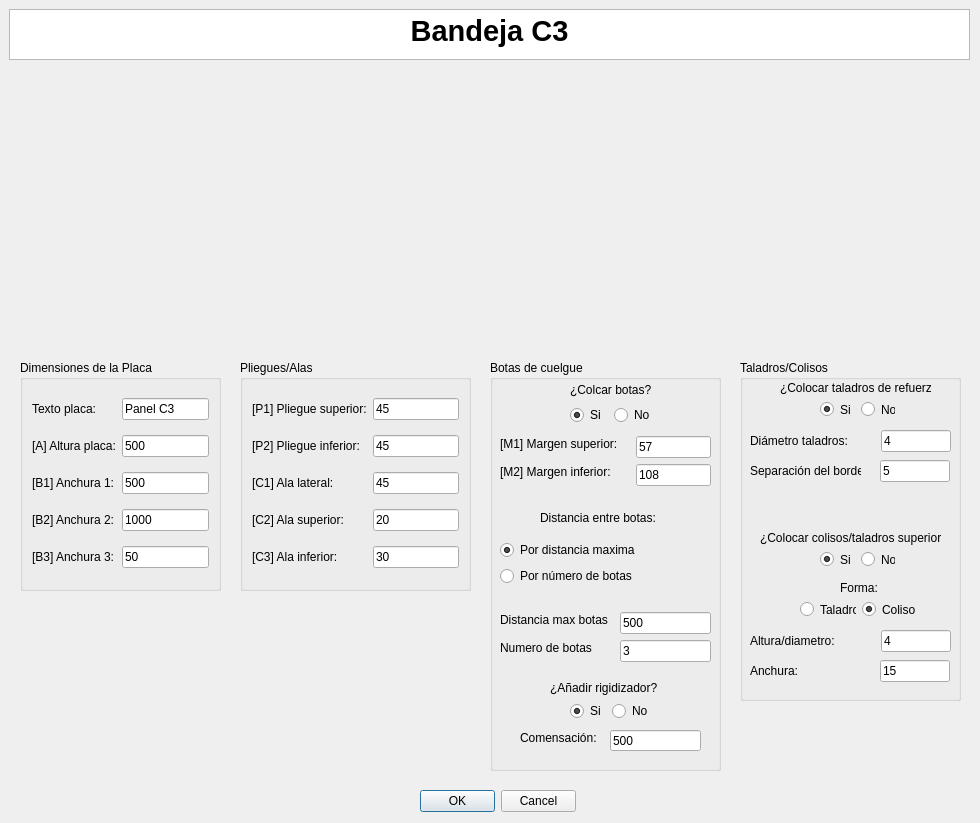
<?xml version="1.0" encoding="UTF-8"?>
<ui version="4.0">
 <class>MyPositionDialog</class>
 <widget class="QDialog" name="MyPositionDialog">
  <property name="geometry">
   <rect>
    <x>0</x>
    <y>0</y>
    <width>980</width>
    <height>823</height>
   </rect>
  </property>
  <property name="windowTitle">
   <string>Enter Position</string>
  </property>
  <property name="whatsThis">
   <string>&lt;html&gt;&lt;head/&gt;&lt;body&gt;&lt;p&gt;Esta ventana de KSDpanel te permite introducir todas las medidas correspondientes del panel seleccionado.&lt;/p&gt;&lt;p&gt;Recuerda que todas las medidas deben de ir en milimetros (mm).&lt;/p&gt;&lt;/body&gt;&lt;/html&gt;</string>
  </property>
  <widget class="QDialogButtonBox" name="buttonBox">
   <property name="geometry">
    <rect>
     <x>420</x>
     <y>790</y>
     <width>156</width>
     <height>23</height>
    </rect>
   </property>
   <property name="orientation">
    <enum>Qt::Horizontal</enum>
   </property>
   <property name="standardButtons">
    <set>QDialogButtonBox::Cancel|QDialogButtonBox::Ok</set>
   </property>
  </widget>
  <widget class="QTextBrowser" name="textBrowser">
   <property name="geometry">
    <rect>
     <x>9</x>
     <y>9</y>
     <width>961</width>
     <height>51</height>
    </rect>
   </property>
   <property name="html">
    <string>&lt;!DOCTYPE HTML PUBLIC &quot;-//W3C//DTD HTML 4.0//EN&quot; &quot;http://www.w3.org/TR/REC-html40/strict.dtd&quot;&gt;
&lt;html&gt;&lt;head&gt;&lt;meta name=&quot;qrichtext&quot; content=&quot;1&quot; /&gt;&lt;style type=&quot;text/css&quot;&gt;
p, li { white-space: pre-wrap; }
&lt;/style&gt;&lt;/head&gt;&lt;body style=&quot; font-family:'MS Shell Dlg 2'; font-size:8.25pt; font-weight:400; font-style:normal;&quot;&gt;
&lt;p align=&quot;center&quot; style=&quot; margin-top:0px; margin-bottom:0px; margin-left:0px; margin-right:0px; -qt-block-indent:0; text-indent:0px;&quot;&gt;&lt;span style=&quot; font-size:22pt; font-weight:600;&quot;&gt;Bandeja C3&lt;/span&gt;&lt;/p&gt;&lt;/body&gt;&lt;/html&gt;</string>
   </property>
  </widget>
  <widget class="QGroupBox" name="groupBox">
   <property name="geometry">
    <rect>
     <x>490</x>
     <y>360</y>
     <width>231</width>
     <height>411</height>
    </rect>
   </property>
   <property name="styleSheet">
    <string notr="true">font: 10pt &quot;MS Shell Dlg 2&quot;;</string>
   </property>
   <property name="title">
    <string>Botas de cuelgue</string>
   </property>
   <widget class="QLineEdit" name="numeroBotasUI">
    <property name="geometry">
     <rect>
      <x>130</x>
      <y>280</y>
      <width>91</width>
      <height>22</height>
     </rect>
    </property>
    <property name="text">
     <string>3</string>
    </property>
   </widget>
   <widget class="QLineEdit" name="distanciaEntreBotasUI">
    <property name="geometry">
     <rect>
      <x>130</x>
      <y>252</y>
      <width>91</width>
      <height>22</height>
     </rect>
    </property>
    <property name="text">
     <string>500</string>
    </property>
   </widget>
   <widget class="QLabel" name="label_7">
    <property name="geometry">
     <rect>
      <x>10</x>
      <y>280</y>
      <width>98</width>
      <height>16</height>
     </rect>
    </property>
    <property name="text">
     <string>Numero de botas</string>
    </property>
   </widget>
   <widget class="QLabel" name="label_6">
    <property name="geometry">
     <rect>
      <x>10</x>
      <y>252</y>
      <width>114</width>
      <height>16</height>
     </rect>
    </property>
    <property name="text">
     <string>Distancia max botas</string>
    </property>
   </widget>
   <widget class="QLabel" name="label_3">
    <property name="geometry">
     <rect>
      <x>10</x>
      <y>76</y>
      <width>130</width>
      <height>16</height>
     </rect>
    </property>
    <property name="text">
     <string>[M1] Margen superior:</string>
    </property>
   </widget>
   <widget class="QLabel" name="label_5">
    <property name="geometry">
     <rect>
      <x>10</x>
      <y>104</y>
      <width>124</width>
      <height>16</height>
     </rect>
    </property>
    <property name="text">
     <string>[M2] Margen inferior:</string>
    </property>
   </widget>
   <widget class="QLineEdit" name="margenAUI">
    <property name="geometry">
     <rect>
      <x>146</x>
      <y>76</y>
      <width>75</width>
      <height>22</height>
     </rect>
    </property>
    <property name="text">
     <string>57</string>
    </property>
   </widget>
   <widget class="QLineEdit" name="margenBUI">
    <property name="geometry">
     <rect>
      <x>146</x>
      <y>104</y>
      <width>75</width>
      <height>22</height>
     </rect>
    </property>
    <property name="text">
     <string>108</string>
    </property>
   </widget>
   <widget class="QLabel" name="label_10">
    <property name="geometry">
     <rect>
      <x>50</x>
      <y>150</y>
      <width>125</width>
      <height>16</height>
     </rect>
    </property>
    <property name="text">
     <string>Distancia entre botas:</string>
    </property>
   </widget>
   <widget class="QWidget" name="layoutWidget">
    <property name="geometry">
     <rect>
      <x>80</x>
      <y>21</y>
      <width>85</width>
      <height>44</height>
     </rect>
    </property>
    <layout class="QGridLayout" name="gridLayout">
     <item row="0" column="0" colspan="2">
      <widget class="QLabel" name="label_2">
       <property name="mouseTracking">
        <bool>false</bool>
       </property>
       <property name="text">
        <string>¿Colcar botas?</string>
       </property>
       <property name="buddy">
        <cstring>label_2</cstring>
       </property>
      </widget>
     </item>
     <item row="1" column="0">
      <widget class="QRadioButton" name="crearBotasUI">
       <property name="text">
        <string>Si</string>
       </property>
       <property name="checked">
        <bool>true</bool>
       </property>
      </widget>
     </item>
     <item row="1" column="1">
      <widget class="QRadioButton" name="noCrearBotasUI">
       <property name="text">
        <string>No</string>
       </property>
      </widget>
     </item>
    </layout>
   </widget>
   <widget class="QWidget" name="layoutWidget">
    <property name="geometry">
     <rect>
      <x>10</x>
      <y>180</y>
      <width>147</width>
      <height>48</height>
     </rect>
    </property>
    <layout class="QVBoxLayout" name="verticalLayout">
     <item>
      <widget class="QRadioButton" name="parametroBotasUI_3">
       <property name="text">
        <string>Por distancia maxima</string>
       </property>
       <property name="checked">
        <bool>true</bool>
       </property>
      </widget>
     </item>
     <item>
      <widget class="QRadioButton" name="parametroBotasUI">
       <property name="text">
        <string>Por número de botas</string>
       </property>
      </widget>
     </item>
    </layout>
   </widget>
   <widget class="QLabel" name="label_23">
    <property name="geometry">
     <rect>
      <x>60</x>
      <y>320</y>
      <width>121</width>
      <height>16</height>
     </rect>
    </property>
    <property name="text">
     <string>¿Añadir rigidizador?</string>
    </property>
   </widget>
   <widget class="QWidget" name="layoutWidget_2">
    <property name="geometry">
     <rect>
      <x>80</x>
      <y>340</y>
      <width>80</width>
      <height>22</height>
     </rect>
    </property>
    <layout class="QHBoxLayout" name="horizontalLayout_4">
     <item>
      <widget class="QRadioButton" name="crearRigidizadorUI">
       <property name="text">
        <string>Si</string>
       </property>
       <property name="checked">
        <bool>true</bool>
       </property>
      </widget>
     </item>
     <item>
      <widget class="QRadioButton" name="noCrearRigidizadorUI">
       <property name="text">
        <string>No</string>
       </property>
      </widget>
     </item>
    </layout>
   </widget>
   <widget class="QLineEdit" name="compensacionGrosorCompositeUI">
    <property name="geometry">
     <rect>
      <x>120</x>
      <y>370</y>
      <width>91</width>
      <height>21</height>
     </rect>
    </property>
    <property name="text">
     <string>500</string>
    </property>
   </widget>
   <widget class="QLabel" name="label_24">
    <property name="geometry">
     <rect>
      <x>30</x>
      <y>370</y>
      <width>91</width>
      <height>16</height>
     </rect>
    </property>
    <property name="text">
     <string>Comensación:</string>
    </property>
   </widget>
  </widget>
  <widget class="QGroupBox" name="groupBox_2">
   <property name="geometry">
    <rect>
     <x>240</x>
     <y>360</y>
     <width>231</width>
     <height>231</height>
    </rect>
   </property>
   <property name="styleSheet">
    <string notr="true">font: 10pt &quot;MS Shell Dlg 2&quot;;</string>
   </property>
   <property name="title">
    <string>Pliegues/Alas</string>
   </property>
   <layout class="QGridLayout" name="gridLayout_2">
    <item row="5" column="0">
     <widget class="QLabel" name="label_12">
      <property name="text">
       <string>[C3] Ala inferior:</string>
      </property>
     </widget>
    </item>
    <item row="1" column="0">
     <widget class="QLabel" name="label_14">
      <property name="text">
       <string>[P2] Pliegue inferior:</string>
      </property>
     </widget>
    </item>
    <item row="0" column="0">
     <widget class="QLabel" name="label_13">
      <property name="text">
       <string>[P1] Pliegue superior:</string>
      </property>
     </widget>
    </item>
    <item row="3" column="1">
     <widget class="QLineEdit" name="alaIzquierdaUI">
      <property name="text">
       <string>45</string>
      </property>
     </widget>
    </item>
    <item row="4" column="1">
     <widget class="QLineEdit" name="alaSuperiorUI">
      <property name="text">
       <string>20</string>
      </property>
     </widget>
    </item>
    <item row="3" column="0">
     <widget class="QLabel" name="label_9">
      <property name="text">
       <string>[C1] Ala lateral:</string>
      </property>
     </widget>
    </item>
    <item row="0" column="1">
     <widget class="QLineEdit" name="pliegueSuperiorUI">
      <property name="text">
       <string>45</string>
      </property>
     </widget>
    </item>
    <item row="4" column="0">
     <widget class="QLabel" name="label_11">
      <property name="text">
       <string>[C2] Ala superior:</string>
      </property>
     </widget>
    </item>
    <item row="5" column="1">
     <widget class="QLineEdit" name="alaInferiorUI">
      <property name="text">
       <string>30</string>
      </property>
     </widget>
    </item>
    <item row="1" column="1">
     <widget class="QLineEdit" name="pliegueInferiorUI">
      <property name="text">
       <string>45</string>
      </property>
     </widget>
    </item>
   </layout>
  </widget>
  <widget class="QLabel" name="imagenPanelUI">
   <property name="geometry">
    <rect>
     <x>230</x>
     <y>70</y>
     <width>501</width>
     <height>281</height>
    </rect>
   </property>
   <property name="text">
    <string/>
   </property>
   <property name="pixmap">
    <pixmap>../imagenes/REF_CH3cotas.jpg</pixmap>
   </property>
   <property name="scaledContents">
    <bool>true</bool>
   </property>
   <property name="wordWrap">
    <bool>false</bool>
   </property>
   <property name="margin">
    <number>0</number>
   </property>
   <property name="openExternalLinks">
    <bool>false</bool>
   </property>
  </widget>
  <widget class="QGroupBox" name="groupBox_3">
   <property name="geometry">
    <rect>
     <x>20</x>
     <y>360</y>
     <width>201</width>
     <height>231</height>
    </rect>
   </property>
   <property name="styleSheet">
    <string notr="true">font: 10pt &quot;MS Shell Dlg 2&quot;;</string>
   </property>
   <property name="title">
    <string>Dimensiones de la Placa</string>
   </property>
   <layout class="QGridLayout" name="gridLayout_3">
    <item row="0" column="1">
     <widget class="QLineEdit" name="textoDescriptivoA0UI">
      <property name="text">
       <string>Panel C3</string>
      </property>
     </widget>
    </item>
    <item row="0" column="0">
     <widget class="QLabel" name="label">
      <property name="text">
       <string>Texto placa:</string>
      </property>
     </widget>
    </item>
    <item row="1" column="0">
     <widget class="QLabel" name="label_8">
      <property name="text">
       <string>[A] Altura placa:</string>
      </property>
     </widget>
    </item>
    <item row="2" column="0">
     <widget class="QLabel" name="label_4">
      <property name="text">
       <string>[B1] Anchura 1:</string>
      </property>
     </widget>
    </item>
    <item row="3" column="1">
     <widget class="QLineEdit" name="anchura2UI">
      <property name="text">
       <string>1000</string>
      </property>
     </widget>
    </item>
    <item row="1" column="1">
     <widget class="QLineEdit" name="alturaPlacaUI">
      <property name="text">
       <string>500</string>
      </property>
     </widget>
    </item>
    <item row="2" column="1">
     <widget class="QLineEdit" name="anchura1UI">
      <property name="text">
       <string>500</string>
      </property>
     </widget>
    </item>
    <item row="3" column="0">
     <widget class="QLabel" name="label_22">
      <property name="text">
       <string>[B2] Anchura 2:</string>
      </property>
     </widget>
    </item>
    <item row="4" column="0">
     <widget class="QLabel" name="label_26">
      <property name="text">
       <string>[B3] Anchura 3:</string>
      </property>
     </widget>
    </item>
    <item row="4" column="1">
     <widget class="QLineEdit" name="anchura3UI">
      <property name="text">
       <string>50</string>
      </property>
     </widget>
    </item>
   </layout>
  </widget>
  <widget class="QGroupBox" name="groupBox_4">
   <property name="geometry">
    <rect>
     <x>740</x>
     <y>360</y>
     <width>221</width>
     <height>341</height>
    </rect>
   </property>
   <property name="title">
    <string>Taladros/Colisos</string>
   </property>
   <widget class="QLabel" name="label_15">
    <property name="geometry">
     <rect>
      <x>40</x>
      <y>20</y>
      <width>151</width>
      <height>16</height>
     </rect>
    </property>
    <property name="text">
     <string>¿Colocar taladros de refuerzo?</string>
    </property>
   </widget>
   <widget class="QLabel" name="label_16">
    <property name="geometry">
     <rect>
      <x>10</x>
      <y>70</y>
      <width>125</width>
      <height>22</height>
     </rect>
    </property>
    <property name="text">
     <string>Diámetro taladros:</string>
    </property>
   </widget>
   <widget class="QLineEdit" name="diametroTaladrosUI">
    <property name="geometry">
     <rect>
      <x>141</x>
      <y>70</y>
      <width>70</width>
      <height>22</height>
     </rect>
    </property>
    <property name="text">
     <string>4</string>
    </property>
   </widget>
   <widget class="QLineEdit" name="distanciaBordeUI">
    <property name="geometry">
     <rect>
      <x>140</x>
      <y>100</y>
      <width>70</width>
      <height>22</height>
     </rect>
    </property>
    <property name="text">
     <string>5</string>
    </property>
   </widget>
   <widget class="QLabel" name="label_17">
    <property name="geometry">
     <rect>
      <x>10</x>
      <y>100</y>
      <width>111</width>
      <height>21</height>
     </rect>
    </property>
    <property name="text">
     <string>Separación del borde:</string>
    </property>
   </widget>
   <widget class="QLabel" name="label_18">
    <property name="geometry">
     <rect>
      <x>20</x>
      <y>170</y>
      <width>181</width>
      <height>16</height>
     </rect>
    </property>
    <property name="text">
     <string>¿Colocar colisos/taladros superiores?</string>
    </property>
   </widget>
   <widget class="QLabel" name="label_19">
    <property name="geometry">
     <rect>
      <x>100</x>
      <y>220</y>
      <width>41</width>
      <height>16</height>
     </rect>
    </property>
    <property name="text">
     <string>Forma:</string>
    </property>
   </widget>
   <widget class="QLineEdit" name="anchuraColisoUI">
    <property name="geometry">
     <rect>
      <x>140</x>
      <y>300</y>
      <width>70</width>
      <height>22</height>
     </rect>
    </property>
    <property name="text">
     <string>15</string>
    </property>
   </widget>
   <widget class="QLineEdit" name="alturaColisoUI">
    <property name="geometry">
     <rect>
      <x>141</x>
      <y>270</y>
      <width>70</width>
      <height>22</height>
     </rect>
    </property>
    <property name="text">
     <string>4</string>
    </property>
   </widget>
   <widget class="QLabel" name="label_20">
    <property name="geometry">
     <rect>
      <x>10</x>
      <y>300</y>
      <width>111</width>
      <height>21</height>
     </rect>
    </property>
    <property name="text">
     <string>Anchura:</string>
    </property>
   </widget>
   <widget class="QLabel" name="label_21">
    <property name="geometry">
     <rect>
      <x>10</x>
      <y>270</y>
      <width>125</width>
      <height>22</height>
     </rect>
    </property>
    <property name="text">
     <string>Altura/diametro:</string>
    </property>
   </widget>
   <widget class="QWidget" name="layoutWidget">
    <property name="geometry">
     <rect>
      <x>80</x>
      <y>40</y>
      <width>75</width>
      <height>19</height>
     </rect>
    </property>
    <layout class="QHBoxLayout" name="horizontalLayout">
     <item>
      <widget class="QRadioButton" name="crearTaladrosUI">
       <property name="text">
        <string>Si</string>
       </property>
       <property name="checked">
        <bool>true</bool>
       </property>
      </widget>
     </item>
     <item>
      <widget class="QRadioButton" name="noCrearTaladrosUI">
       <property name="text">
        <string>No</string>
       </property>
      </widget>
     </item>
    </layout>
   </widget>
   <widget class="QWidget" name="layoutWidget">
    <property name="geometry">
     <rect>
      <x>80</x>
      <y>190</y>
      <width>75</width>
      <height>19</height>
     </rect>
    </property>
    <layout class="QHBoxLayout" name="horizontalLayout_2">
     <item>
      <widget class="QRadioButton" name="crearColisoUI">
       <property name="text">
        <string>Si</string>
       </property>
       <property name="checked">
        <bool>true</bool>
       </property>
      </widget>
     </item>
     <item>
      <widget class="QRadioButton" name="noCrearColisoUI">
       <property name="text">
        <string>No</string>
       </property>
      </widget>
     </item>
    </layout>
   </widget>
   <widget class="QWidget" name="layoutWidget">
    <property name="geometry">
     <rect>
      <x>60</x>
      <y>240</y>
      <width>118</width>
      <height>19</height>
     </rect>
    </property>
    <layout class="QHBoxLayout" name="horizontalLayout_3">
     <item>
      <widget class="QRadioButton" name="taladroColisoUI">
       <property name="text">
        <string>Taladro</string>
       </property>
      </widget>
     </item>
     <item>
      <widget class="QRadioButton" name="colisoColisoUI">
       <property name="text">
        <string>Coliso</string>
       </property>
       <property name="checked">
        <bool>true</bool>
       </property>
      </widget>
     </item>
    </layout>
   </widget>
  </widget>
  <zorder>groupBox_2</zorder>
  <zorder>groupBox</zorder>
  <zorder>buttonBox</zorder>
  <zorder>textBrowser</zorder>
  <zorder>imagenPanelUI</zorder>
  <zorder>groupBox_3</zorder>
  <zorder>groupBox_4</zorder>
 </widget>
 <resources/>
 <connections>
  <connection>
   <sender>buttonBox</sender>
   <signal>accepted()</signal>
   <receiver>MyPositionDialog</receiver>
   <slot>accept()</slot>
   <hints>
    <hint type="sourcelabel">
     <x>248</x>
     <y>254</y>
    </hint>
    <hint type="destinationlabel">
     <x>157</x>
     <y>274</y>
    </hint>
   </hints>
  </connection>
  <connection>
   <sender>buttonBox</sender>
   <signal>rejected()</signal>
   <receiver>MyPositionDialog</receiver>
   <slot>reject()</slot>
   <hints>
    <hint type="sourcelabel">
     <x>316</x>
     <y>260</y>
    </hint>
    <hint type="destinationlabel">
     <x>286</x>
     <y>274</y>
    </hint>
   </hints>
  </connection>
 </connections>
</ui>
